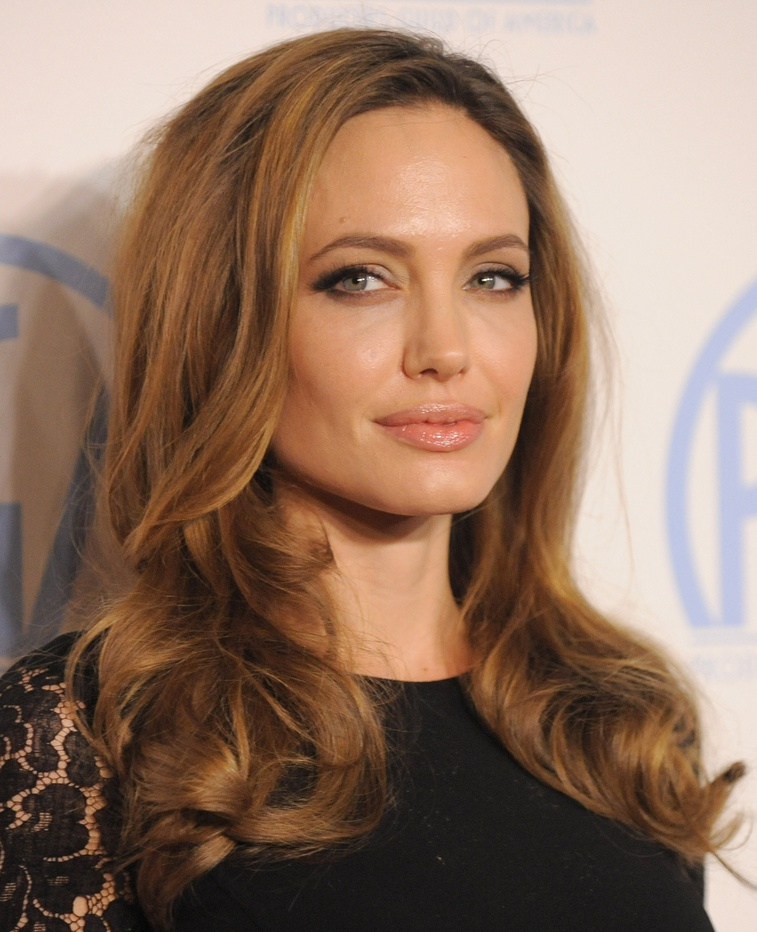
#> input picture week 9/1.jpg, 757 x 932 px, shrunk from 1665 x 2048 before the run; its folder holds only this picture in this run
$ jupyter execute --allow-errors Untitled.ipynb
#> lines starting #> are read from the running program, lines starting #| are printed output that depends on the picture; after the words box and inside, x2 and y2 are one past the last pixel; in counts of white or black regions, pixels touching at a corner belong together
#> further down, image is the input picture: shape (932, 757, 3); mean B, G, R 97.7, 115.8, 143.7
[cell 1]
import cv2 as cv
import numpy as np
import matplotlib.pyplot as plt

(low_H, low_S, low_V) = (0, 54, 169)
(high_H, high_S, high_V) = (14, 255, 255)
images = []

# Read image
#> (the rest of this cell did not finish here and is left out)

[cell 2]
def find_face(img, color_img):
    cnts,_ = cv.findContours(img, cv.RETR_EXTERNAL, cv.CHAIN_APPROX_SIMPLE)
    cnts = sorted(cnts, key=lambda x: cv.contourArea(x), reverse=True)
    if cv.contourArea(cnts[0]) / cv.contourArea(cnts[1]) >= 2:
        for i in range(1):
            x,y,w,h = cv.boundingRect(cnts[i])
            cv.rectangle(color_img,(x,y),(x+w,y+h),(0,255,0),5)
    else:
        for i in range(2):
            x,y,w,h = cv.boundingRect(cnts[i])
            cv.rectangle(color_img,(x,y),(x+w,y+h),(0,255,0),5)

    plt.imshow(color_img)


window_name = 'Image'

cv.namedWindow(window_name, cv.WINDOW_NORMAL)


def remove_noise(img):
    kernel = (15, 15)
    img = cv.morphologyEx(img, cv.MORPH_CLOSE, kernel)
    return img

[cell 3]
image_hsv = cv.cvtColor(images[0], cv.COLOR_RGB2HSV)
#> image_hsv: shape (932, 757, 3); mean H, S, V 20.7, 94.6, 144.3
frame_threshold = cv.inRange(image_hsv, (low_H, low_S, low_V), (high_H, high_S, high_V))
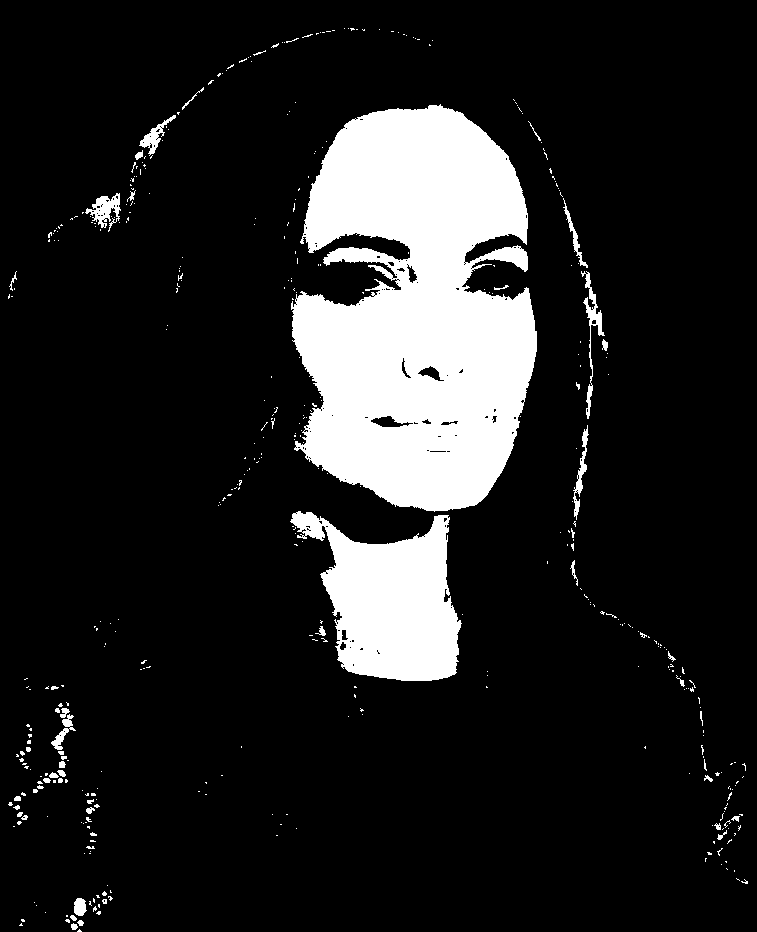
#> frame_threshold: shape (932, 757); 13.6% white; 440 white regions (392 under 20 px)
find_face(frame_threshold, images[0])
#> in find_face, `cnts,_ = cv.findContours(img, cv.RETR_EXTERNAL, cv.CHAIN_APPROX_SIMPLE)`: cnts = 440 contours, 413 with area under 20; largest, box (x1, y1, x2, y2) and area: (291, 104, 537, 512) 72388, (290, 511, 462, 681) 17225, (85, 193, 121, 232) 528, (581, 271, 605, 419) 481, (139, 115, 176, 156) 354
#> the loop in find_face, `for i in range(1):` made 1 pass
#> (x, y, w, h) on pass 1: (291, 104, 246, 408)
plt.savefig('1_fd.jpg')
